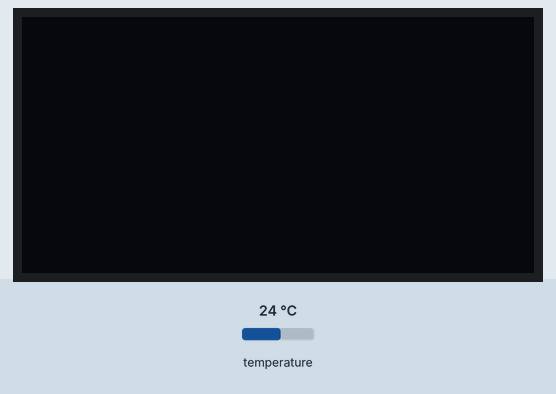
This sketch was run on a simulated ESP32. Parts: 128×64 one-colour display. The inputs (shaded band) are chosen by the test bench; at power-on: temperature 24 °C. What the sketch prints to the serial monitor is not drawn.

Above: at 2.3 s.
2.4 s: temperature set to 12 °C
At 6.4 s:
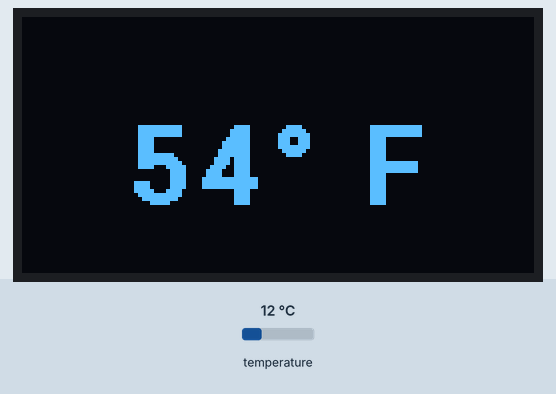
6.7 s: temperature set to 19 °C
At 9.4 s:
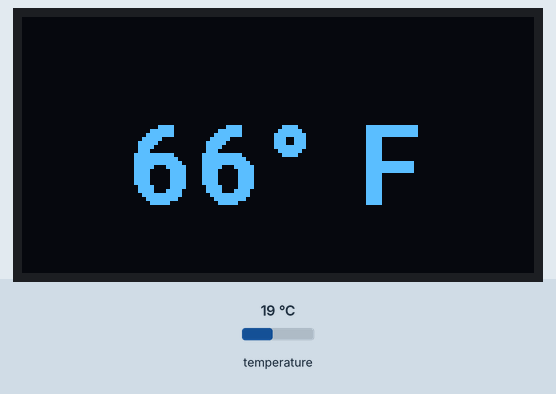
10.4 s: temperature set to 28 °C
At 13.3 s:
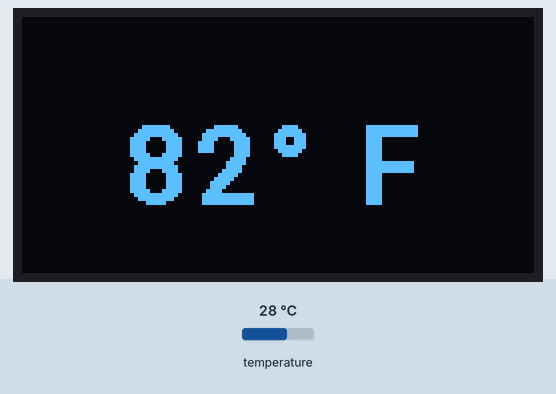
Timing chart, 0 to 14.8 s (numbered marks = the images above; inputs shaded):
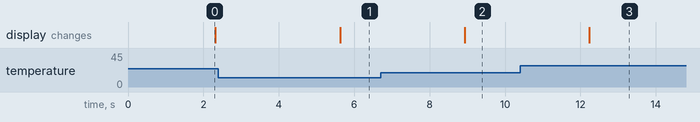

The sketch:

main.ino
```cpp
// #define ENCODERA_PIN 25
// #define ENCODERB_PIN 26
// #define ENCODER_BUT_PIN 15
// volatile int16_t encoder0Pos = 0;

// void read_encoder_ISR()
// {
//     static uint8_t old_AB = 0;
//     // grey code
//     // http://hades.mech.northwestern.edu/index.php/Rotary_Encoder
//     // also read up on 'Understanding Quadrature Encoded Signals'
//     // https://www.pjrc.com/teensy/td_libs_Encoder.html
//     // another interesting lib: https://github.com/0xPIT/encoder/blob/arduino/ClickEncoder.cpp
//     static int8_t enc_states[] = {0,-1,1,0,1,0,0,-1,-1,0,0,1,0,1,-1,0};

//     old_AB <<= 2;
//     old_AB |= ((digitalRead(ENCODERB_PIN))?(1<<1):0) | ((digitalRead(ENCODERA_PIN))?(1<<0):0);
//     encoder0Pos += ( enc_states[( old_AB & 0x0f )]);
// }
// int16_t read_encoder()
// {
//     return encoder0Pos;
// }

// int8_t encoder_changed() {
//     static int16_t old_encoder0Pos = 0;
//     int8_t encoder0Diff = encoder0Pos - old_encoder0Pos;

//     old_encoder0Pos = encoder0Pos;
//     return encoder0Diff;
// }
// void setup(){
// Serial.begin(115200);
// Serial.println("Serial Begin");
//     pinMode (ENCODERA_PIN, INPUT_PULLUP);
//     pinMode (ENCODERB_PIN, INPUT_PULLUP);
//     attachInterrupt(ENCODERA_PIN, read_encoder_ISR, CHANGE);
//     attachInterrupt(ENCODERB_PIN, read_encoder_ISR, CHANGE);
// }

// void loop(){

//     Serial.println("Enable rotary encoder ISR:");
//     // Initialize rotary encoder reading and decoding

//     if (encoder_changed()) {
// 	Serial.print ("Encoder val: ");
// 	Serial.println (read_encoder());
//     }
//     delay(100);
//     }

//#include "max6675.h"
#include "SSD1306.h" // alias for `#include "SSD1306Wire.h"`
#include "DallasTemperature.h"
#include <OneWire.h>
#include "NewFonts.h"
#define tempSensor 25 //I wanted this on 35 but for some reason it didn't work on that port.
OneWire oneWire(tempSensor);
DallasTemperature sensors(&oneWire);
int oledSDA = 22;
int oledSCL = 21;
int thermoDO = 27;
int thermoCS = 26;
int thermoCLK = 25;

SSD1306  display(0x3c, oledSDA, oledSCL);

// Pass our oneWire reference to Dallas Temperature.
DallasTemperature DS18B20(&oneWire);
char temperatureCString[6];
char temperatureFString[6];

void setup() {
  Serial.begin(9600);
  display.init();
  display.flipScreenVertically();
}

void loop() {
  // basic average readout test
  sensors.requestTemperatures();
  float temp1 = sensors.getTempFByIndex(0);
  sensors.requestTemperatures();
  float temp2 = sensors.getTempFByIndex(0);
  sensors.requestTemperatures();
  float temp3 = sensors.getTempFByIndex(0);
  float tempavg =0;

  tempavg = (temp1+temp2+temp3)/3;
  int intTempAvg =(int)(tempavg < 0 ? (tempavg - 0.5) : (tempavg + 0.5));

   String stringTemp = "500 F";
   stringTemp = String(intTempAvg) + "° F";
   //Serial.print("°F = ");
  // Serial.println(intTempAvg);
   display.clear();
   display.setTextAlignment(TEXT_ALIGN_CENTER);
   display.setFont(Roboto_Medium_26);
   display.drawString(64, 22, stringTemp);
   Serial.println(stringTemp);
   display.display();
   delay(1000);
}
```

Measured:
- after the input at 2.4 s, the display: changes after 3.2 s (image 1)
- after the input at 6.7 s, the display: changes after 2.2 s (image 2)
- after the input at 10.4 s, the display: changes after 1.8 s (image 3)
